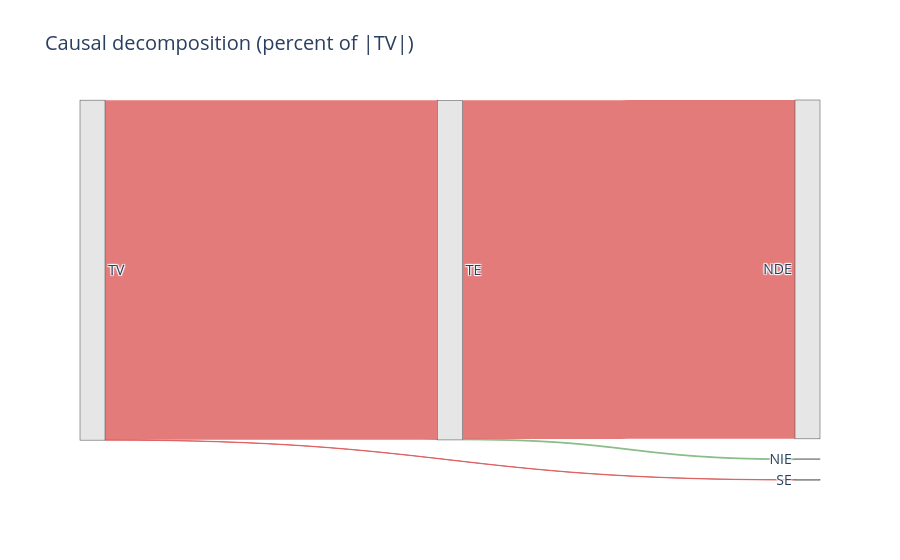

Source (notebook cell):
### Markdown cell above
What if I want to use NIE_f and their sum for the TV?

### Code cell
plot_effect_sankey_percent(
    te=effects["te_linear"],          
    se=effects["se"],
    nie=effects["nie_f"],  #I'm using nie_f! Does it make sense? 
    nde=effects["nde"],
    se_decomp=effects["se_decomp"],
    nie_decomp=effects["nie_decomp"],
    title="Causal decomposition (percent of |TV|)",
)

### Figure 1 — Plotly figure (JSON) as saved in the notebook; plotly's stock layout.template omitted (floating-point values rounded to 4 significant figures)
{"data": [{"arrangement": "snap", "link": {"color": ["rgba(220,90,90,0.8)", "rgba(220,90,90,0.8)", "rgba(120,180,120,0.7)", "rgba(220,90,90,0.8)"], "label": ["TV → TE<br>effect = -0.0403<br>share ≈ 99.9% of |TV| (negative)", "TV → SE<br>effect = -0.0000<br>share ≈ 0.1% of |TV| (negative)", "TE → NIE<br>effect = +0.0001<br>share ≈ 0.2% of |TV| (positive)", "TE → NDE<br>effect = -0.0404<br>share ≈ 99.7% of |TV| (negative)"], "source": [4, 4, 3, 3], "target": [3, 2, 1, 0], "value": [99.91, 0.09075, 0.249, 99.66]}, "node": {"color": ["rgba(230,230,230,1)", "rgba(230,230,230,1)", "rgba(230,230,230,1)", "rgba(230,230,230,1)", "rgba(230,230,230,1)"], "label": ["NDE", "NIE", "SE", "TE", "TV"], "line": {"width": 0.5}, "pad": 20, "thickness": 25}, "type": "sankey"}], "layout": {"font": {"size": 14}, "title": {"text": "Causal decomposition (percent of |TV|)"}}}
